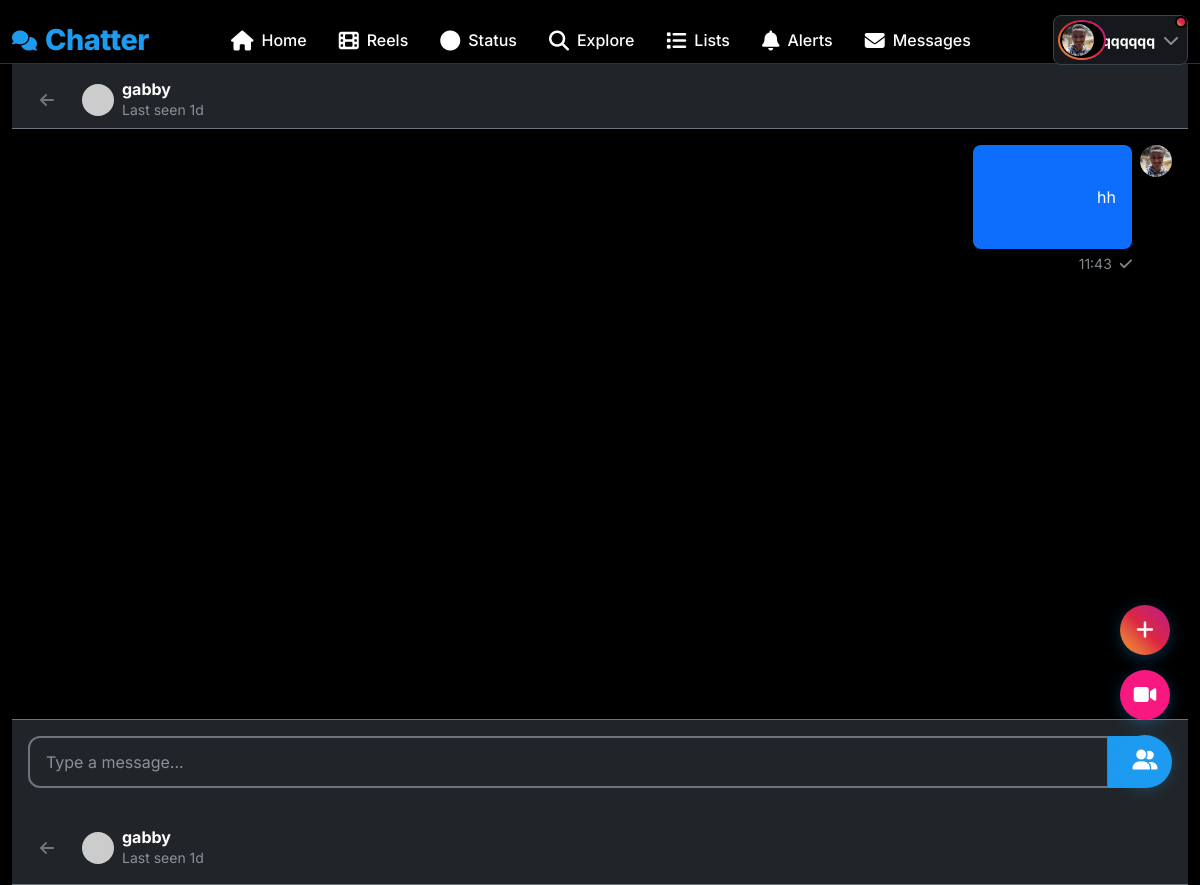
The page /messages/3 (signed in) on the database its author committed.
### app.py (models this page shows, shortened)
class User(UserMixin, db.Model):
    id = db.Column(db.Integer, primary_key=True)
    username = db.Column(db.String(80), unique=True, nullable=False, index=True)
    email = db.Column(db.String(120), unique=True, nullable=False, index=True)
    password_hash = db.Column(db.String(200), nullable=False)
    bio = db.Column(db.String(500))
    location = db.Column(db.String(100))
    website = db.Column(db.String(200))
    profile_picture = db.Column(db.String(200), default='default.jpg')
    cover_picture = db.Column(db.String(200), default='default_cover.jpg')
    is_admin = db.Column(db.Boolean, default=False)
    created_at = db.Column(db.DateTime, default=datetime.utcnow)
    is_online = db.Column(db.Boolean, default=False)
    last_seen = db.Column(db.DateTime, default=datetime.utcnow)
    is_verified = db.Column(db.Boolean, default=False)
    posts = db.relationship('Post', backref='author', lazy='dynamic', cascade='all, delete-orphan')
    likes = db.relationship('Like', backref='user', lazy='dynamic', cascade='all, delete-orphan')
    comments = db.relationship('Comment', backref='author', lazy='dynamic', cascade='all, delete-orphan')
    notifications = db.relationship('Notification', backref='user', lazy='dynamic', cascade='all, delete-orphan')
    sent_messages = db.relationship('Message', foreign_keys='Message.sender_id', backref='sender', lazy='dynamic')
    received_messages = db.relationship('Message', foreign_keys='Message.receiver_id', backref='receiver', lazy='dynamic')
    bookmarks = db.relationship('Bookmark', backref='user', lazy='dynamic', cascade='all, delete-orphan')
    reports_made = db.relationship('Report', foreign_keys='Report.reporter_id', backref='reporter', lazy='dynamic')
    reports_received = db.relationship('Report', foreign_keys='Report.reported_id', backref='reported', lazy='dynamic')
    pinned_posts = db.relationship('PinnedPost', backref='user', lazy='dynamic', cascade='all, delete-orphan')
    created_lists = db.relationship('UserList', backref='creator', lazy='dynamic', cascade='all, delete-orphan')
    list_subscriptions = db.relationship('ListSubscriber', backref='subscriber', lazy='dynamic', cascade='all, delete-orphan')
    list_memberships = db.relationship('ListMember', backref='member', lazy='dynamic', cascade='all, delete-orphan')
    reels = db.relationship('Reel', backref='user', lazy='dynamic', cascade='all, delete-orphan')
    reel_likes = db.relationship('ReelLike', backref='liker', lazy='dynamic', cascade='all, delete-orphan')
    reel_comments = db.relationship('ReelComment', backref='author', lazy='dynamic', cascade='all, delete-orphan')
    reel_views = db.relationship('ReelView', backref='viewer', lazy='dynamic', cascade='all, delete-orphan')
    statuses = db.relationship('Status', backref='user', lazy='dynamic', cascade='all, delete-orphan')
    status_views = db.relationship('StatusView', backref='viewer', lazy='dynamic', cascade='all, delete-orphan')
    followed = db.relationship(
        'User', secondary=followers,
        primaryjoin=(followers.c.follower_id == id),
        secondaryjoin=(followers.c.followed_id == id),
        backref=db.backref('followers', lazy='dynamic'), lazy='dynamic')
    blocked = db.relationship(
        'User', secondary=blocked_users,
        primaryjoin=(blocked_users.c.blocker_id == id),
        secondaryjoin=(blocked_users.c.blocked_id == id),
        backref=db.backref('blocked_by', lazy='dynamic'), lazy='dynamic')
    def has_blocked(self, user):
        return self.blocked.filter(blocked_users.c.blocked_id == user.id).count() > 0
    def can_interact_with(self, user):
        return not self.has_blocked(user) and not user.has_blocked(self)
    def get_unread_message_count(self):
        return Message.query.filter_by(receiver_id=self.id, is_read=False).count()
    def get_unread_notification_count(self):
        return Notification.query.filter_by(user_id=self.id, is_read=False).count()

class Message(db.Model):
    id = db.Column(db.Integer, primary_key=True)
    sender_id = db.Column(db.Integer, db.ForeignKey('user.id'), nullable=False)
    receiver_id = db.Column(db.Integer, db.ForeignKey('user.id'), nullable=False)
    content = db.Column(db.Text, nullable=False)
    is_read = db.Column(db.Boolean, default=False)
    created_at = db.Column(db.DateTime, default=datetime.utcnow, index=True)

### app.py (the view, shortened to what this page needs)
@app.route('/messages/<int:user_id>', methods=['GET', 'POST'])
@login_required
def conversation(user_id):
    user = User.query.get_or_404(user_id)
    if not current_user.can_interact_with(user):
        flash('You cannot message this user.', 'danger')
        return redirect(url_for('messages'))
    messages = Message.query.filter(
        or_(
            (Message.sender_id == current_user.id) & (Message.receiver_id == user.id),
            (Message.sender_id == user.id) & (Message.receiver_id == current_user.id)
        )
    ).order_by(Message.created_at).all()
    for msg in messages:
        if msg.receiver_id == current_user.id and not msg.is_read:
            msg.is_read = True
    db.session.commit()
    return render_template('conversation.html', user=user, messages=messages)

### templates/conversation.html (shortened to what this page needs)
{% extends "base.html" %}
{% block content %}
<div class="row h-100">
    <div class="col-12 d-flex flex-column" style="height: calc(100vh - 60px);">
        <div class="sticky-top bg-dark pt-3 pb-2 border-bottom border-secondary">
            <div class="d-flex align-items-center px-3">
                <a href="{{ url_for('messages') }}" class="btn action-btn me-3">
                    <i class="fas fa-arrow-left"></i>
                </a>
                <img src="{{ url_for('static', filename='uploads/profiles/' + user.profile_picture) }}"
                     class="avatar-sm me-2" onerror="this.src='https://via.placeholder.com/32'">
                <div class="flex-grow-1">
                    <h6 class="fw-bold mb-0">{{ user.username }}</h6>
                    <div class="text-muted small">
                        {% if user.is_online %}
                        <span class="text-success">● Online</span>
                        {% else %}
                        <span>Last seen {{ user.last_seen|time_ago }}</span>
                        {% endif %}
                    </div>
                </div>
            </div>
        </div>
        <div id="messagesContainer" class="flex-grow-1 p-3" style="overflow-y: auto;">
            {% for message in messages %}
            <div class="d-flex mb-3 {% if message.sender_id == current_user.id %}justify-content-end{% else %}justify-content-start{% endif %}">
                <div class="{% if message.sender_id == current_user.id %}text-end{% endif %}">
                    <div class="message-bubble bg-{% if message.sender_id == current_user.id %}primary{% else %}secondary{% endif %} rounded-3 p-3"
                         style="max-width: 400px; word-wrap: break-word;">
                        {{ message.content }}
                    </div>
                    <div class="text-muted small mt-1">
                        {{ message.created_at.strftime('%H:%M') }}
                        {% if message.sender_id == current_user.id %}
                            {% if message.is_read %}
                            <i class="fas fa-check-double text-info ms-1" title="Read"></i>
                            {% else %}
                            <i class="fas fa-check text-muted ms-1" title="Sent"></i>
                            {% endif %}
                        {% endif %}
                    </div>
                </div>
                {% if message.sender_id == current_user.id %}
                <img src="{{ url_for('static', filename='uploads/profiles/' + current_user.profile_picture) }}"
                     class="avatar-sm ms-2" onerror="this.src='https://via.placeholder.com/32'">
                {% endif %}
            </div>
            {% else %}
            <div class="text-center py-5">
                <i class="fas fa-comment-dots fa-3x text-muted mb-3"></i>
                <h5 class="text-muted">No messages yet</h5>
                <p class="text-muted">Send a message to start the conversation!</p>
            </div>
            {% endfor %}
        </div>
        <div class="border-top border-secondary p-3 bg-dark">
            <form id="messageForm" method="POST">
                <div class="input-group">
                    <input type="text" id="messageInput" name="content"
                           class="form-control bg-dark text-light border-secondary"
                           placeholder="Type a message..." required
                           maxlength="1000">
                    <button type="submit" class="btn btn-primary" id="sendButton">
                    </button>
                </div>
            </form>
        </div>
    </div>
</div>
<div class="sticky-top bg-dark pt-4 pb-3 border-bottom border-secondary">
    <div class="d-flex align-items-center px-3">
        <a href="{{ url_for('messages') }}" class="btn action-btn me-3">
            <i class="fas fa-arrow-left"></i>
        </a>
        <img src="{{ url_for('static', filename='uploads/profiles/' + user.profile_picture) }}"
             class="avatar-sm me-2" onerror="this.src='https://ui-avatars.com/api/?name={{ user.username }}&background=1d9bf0&color=fff'">
        <div class="flex-grow-1">
            <h6 class="fw-bold mb-0">
                {{ user.username }}
            </h6>
            <div class="text-muted small">
                {% if user.is_online %}
                <span class="text-success">● Online</span>
                {% else %}
                <span>Last seen {{ user.last_seen|time_ago }}</span>
                {% endif %}
            </div>
        </div>
    </div>
</div>
{% endblock %}

### templates/base.html (shortened to what this page needs)
<!DOCTYPE html>
<html lang="en" data-bs-theme="dark">
<head>
    <link href="https://cdn.jsdelivr.net/npm/bootstrap@5.3.0/dist/css/bootstrap.min.css" rel="stylesheet">
    <link href="https://cdnjs.cloudflare.com/ajax/libs/font-awesome/6.4.0/css/all.min.css" rel="stylesheet">
</head>
<body>
    <nav class="top-nav">
        <div class="container-fluid">
            <div class="row align-items-center">
                <div class="col">
                    <div class="d-flex align-items-center justify-content-between">
                        <a href="{{ url_for('feed') if current_user.is_authenticated else url_for('login') }}" class="text-decoration-none">
                            <div class="d-flex align-items-center">
                                <i class="fas fa-comments fa-lg me-2" style="color: var(--primary-color);"></i>
                                <span class="logo">Chatter</span>
                            </div>
                        </a>
                        {% if current_user.is_authenticated %}
                        <div class="d-none d-md-flex align-items-center">
                            <a class="nav-link {% if request.endpoint == 'feed' %}active{% endif %}" href="{{ url_for('feed') }}">
                                <i class="fas fa-home fa-lg me-2"></i>
                                <span>Home</span>
                            </a>
                            <a class="nav-link {% if request.endpoint == 'reels_feed' %}active{% endif %}" href="{{ url_for('reels_feed') }}">
                                <i class="fas fa-film fa-lg me-2"></i>
                                <span>Reels</span>
                            </a>
                            <a class="nav-link {% if request.endpoint == 'status_feed' %}active{% endif %}" href="{{ url_for('status_feed') }}">
                                <i class="fas fa-circle fa-lg me-2"></i>
                                <span>Status</span>
                            </a>
                            <a class="nav-link {% if request.endpoint == 'search' %}active{% endif %}" href="{{ url_for('search') }}">
                                <i class="fas fa-search fa-lg me-2"></i>
                                <span>Explore</span>
                            </a>
                            <a class="nav-link {% if request.endpoint == 'lists' %}active{% endif %}" href="{{ url_for('lists') }}">
                                <i class="fas fa-list fa-lg me-2"></i>
                                <span>Lists</span>
                            </a>
                            <a class="nav-link {% if request.endpoint == 'notifications' %}active{% endif %}" href="{{ url_for('notifications') }}">
                                <i class="fas fa-bell fa-lg me-2"></i>
                                <span>Alerts</span>
                            </a>
                            <a class="nav-link {% if request.endpoint == 'messages' %}active{% endif %}" href="{{ url_for('messages') }}">
                                <i class="fas fa-envelope fa-lg me-2"></i>
                                <span>Messages</span>
                            </a>
                        </div>
                        {% endif %}
                        {% if current_user.is_authenticated %}
                        <div class="dropdown">
                            <button class="btn d-flex align-items-center text-decoration-none p-2 rounded-3 {% if current_user and has_active_status(current_user.id) %}has-status-indicator{% endif %}"
                                    style="background: var(--card-color); border: 1px solid var(--border-light); color: var(--text-primary);"
                                    type="button" data-bs-toggle="dropdown">
                                <div class="profile-with-status">
                                    <img src="{{ get_user_avatar_url(current_user) }}"
                                         class="profile-img-with-ring avatar-sm me-2">
                                </div>
                                <span class="fw-bold small">{{ current_user.username }}</span>
                                <i class="fas fa-chevron-down text-muted ms-2"></i>
                            </button>
                        </div>
                        {% else %}
                        <div class="d-flex gap-2">
                            <a href="{{ url_for('login') }}" class="btn btn-outline-primary btn-sm">Login</a>
                            <a href="{{ url_for('signup') }}" class="btn btn-primary btn-sm">Sign Up</a>
                        </div>
                        {% endif %}
                    </div>
                </div>
            </div>
        </div>
    </nav>
    <div class="main-content">
        <div class="container-fluid">
            {% block content %}{% endblock %}
        </div>
    </div>
    {% if current_user.is_authenticated %}
    <div class="bottom-right-widget">
        <button class="widget-btn create-status" onclick="createStatus()" title="Create Status">
            <i class="fas fa-plus"></i>
        </button>
        <button class="widget-btn create-reel" onclick="uploadReel()" title="Upload Reel">
            <i class="fas fa-video"></i>
        </button>
        <button class="widget-btn" onclick="toggleFollowersStatus()" title="Friends' Status">
            <i class="fas fa-user-friends"></i>
        </button>
    </div>
    {% endif %}
    <div id="toast-container" class="toast-container position-fixed top-0 end-0 p-3"></div>
</body>
</html>

### rows shown on the page
User: profile_picture (picture), username "qqqqqq"
User: username "gabby", last_seen "1d"
Message: content "hh", created_at "11:43", is_read False (drawn), profile_picture (picture)
